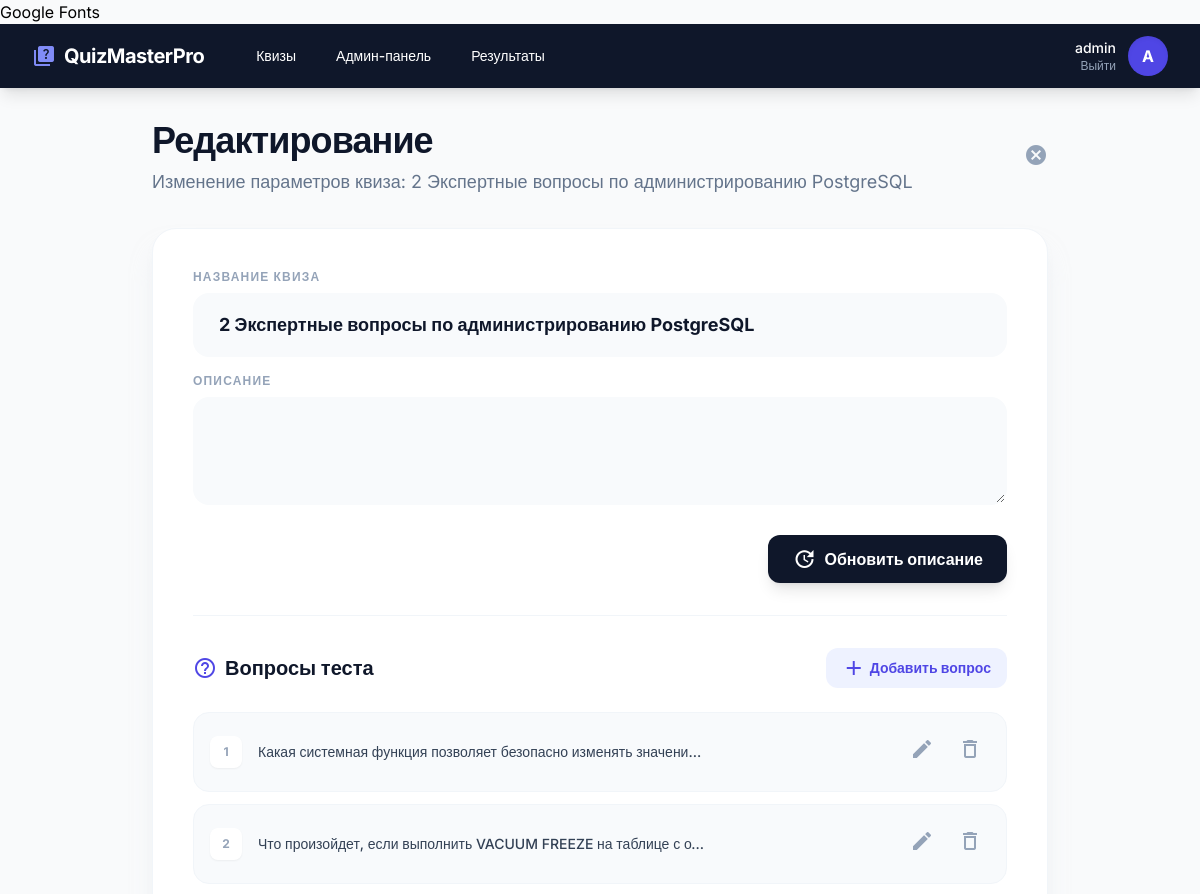
The app's page /admin/edit/7 (signed in, upper part), older data.
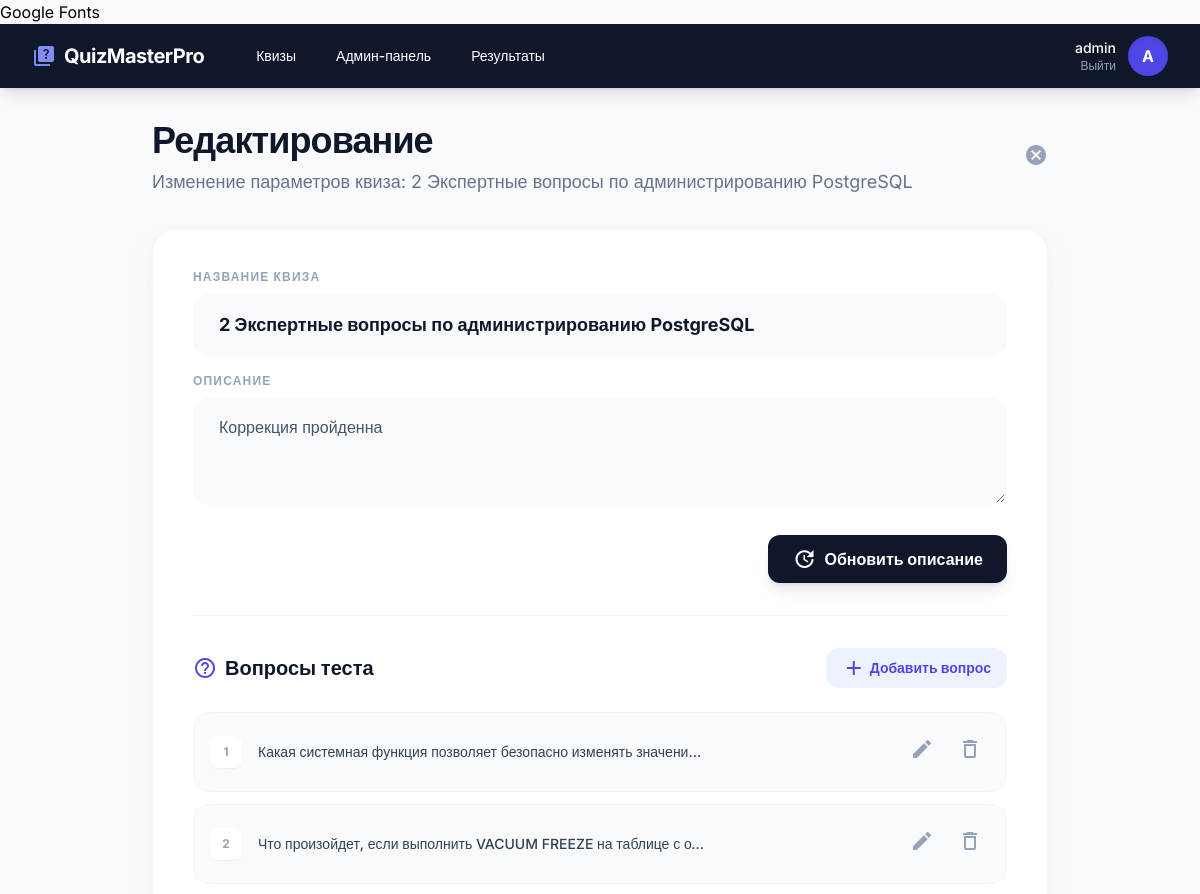
The same page, newer data.
### app/models.py (models this page shows, shortened)
class Quiz(db.Model):
    id = db.Column(db.Integer, primary_key=True)
    title = db.Column(db.String(128), nullable=False)
    description = db.Column(db.Text)
    created_at = db.Column(db.DateTime, default=datetime.utcnow)
    created_by = db.Column(db.Integer, db.ForeignKey('user.id'))
    is_active = db.Column(db.Boolean, default=True)
    questions = db.relationship('Question', backref='quiz', lazy='dynamic', cascade='all, delete-orphan')

### app/routes/admin_routes.py (the view, shortened to what this page needs)
@admin_bp.route('/admin/edit/<int:quiz_id>', methods=['GET', 'POST'])
@admin_required
def edit_quiz(quiz_id):
    quiz = Quiz.query.get_or_404(quiz_id)
    questions = Question.query.filter_by(quiz_id=quiz_id).order_by(Question.order).all()
    logger.info(f'Admin {current_user.username} accessed edit quiz {quiz_id}')
    return render_template('admin/edit_quiz.html', quiz=quiz, questions=questions)

### app/__init__.py (called while the page is built)
def create_app():
    app = Flask(__name__)
    app.config.from_object(Config)
    db.init_app(app)
    login_manager.init_app(app)
    login_manager.login_view = 'auth.login'
    from app.routes.main import main_bp
    from app.routes.auth_routes import auth_bp
    from app.routes.quiz_routes import quiz_bp
    from app.routes.admin_routes import admin_bp
    app.register_blueprint(main_bp)
    app.register_blueprint(auth_bp, url_prefix='/auth')
    app.register_blueprint(quiz_bp, url_prefix='/quizzes')
    app.register_blueprint(admin_bp)
    @login_manager.user_loader
    def load_user(user_id):
        from app.models import User
        return User.query.get(int(user_id))
    return app

### app/routes/admin_routes.py (called while the page is built)
def admin_required(f):
    @wraps(f)
    def decorated_function(*args, **kwargs):
        if not current_user.is_authenticated or not current_user.is_admin:
            logger.warning(f'Unauthorized access attempt by {current_user.username if current_user.is_authenticated else "anonymous"} to admin route')
            flash('Access denied. Admin privileges required.', 'error')
            return redirect(url_for('auth.login'))
        return f(*args, **kwargs)
    return decorated_function

### app/templates/admin/edit_quiz.html (shortened to what the changed rows need)
{% extends "base.html" %}
{% block content %}
<div class="max-w-4xl mx-auto space-y-8">
    <div class="flex items-center justify-between">
        <div>
            <h1 class="text-4xl font-black text-slate-900 tracking-tight">Редактирование</h1>
            <p class="text-slate-500 mt-2 text-lg">Изменение параметров квиза: {{ quiz.title }}</p>
        </div>
    </div>
    <div class="bg-white rounded-3xl shadow-xl shadow-slate-200/50 border border-slate-100 overflow-hidden">
        <div class="p-8 sm:p-10 space-y-8">
            <form action="{{ url_for('admin.edit_quiz', quiz_id=quiz.id) }}" method="POST" class="space-y-6">
                <div class="space-y-4">
                    <div>
                        <label for="title" class="block text-xs font-bold text-slate-400 uppercase tracking-widest mb-2">Название квиза</label>
                        <input type="text" id="title" name="title" value="{{ quiz.title }}"
                            class="w-full px-6 py-4 bg-slate-50 border-2 border-transparent focus:border-indigo-500 focus:bg-white rounded-2xl transition-all outline-none text-lg font-bold text-slate-900" required>
                    </div>
                    <div>
                        <label for="description" class="block text-xs font-bold text-slate-400 uppercase tracking-widest mb-2">Описание</label>
                        <textarea id="description" name="description" rows="3"
                            class="w-full px-6 py-4 bg-slate-50 border-2 border-transparent focus:border-indigo-500 focus:bg-white rounded-2xl transition-all outline-none text-slate-600">{{ quiz.description or '' }}</textarea>
                    </div>
                </div>
            </form>
        </div>
    </div>
</div>
{% endblock %}

Row changes from the older to the newer data that the page shows:
changed Quiz "2 Экспертные вопросы по администрированию PostgreSQL": description (not shown) → "Коррекция пройденна"
